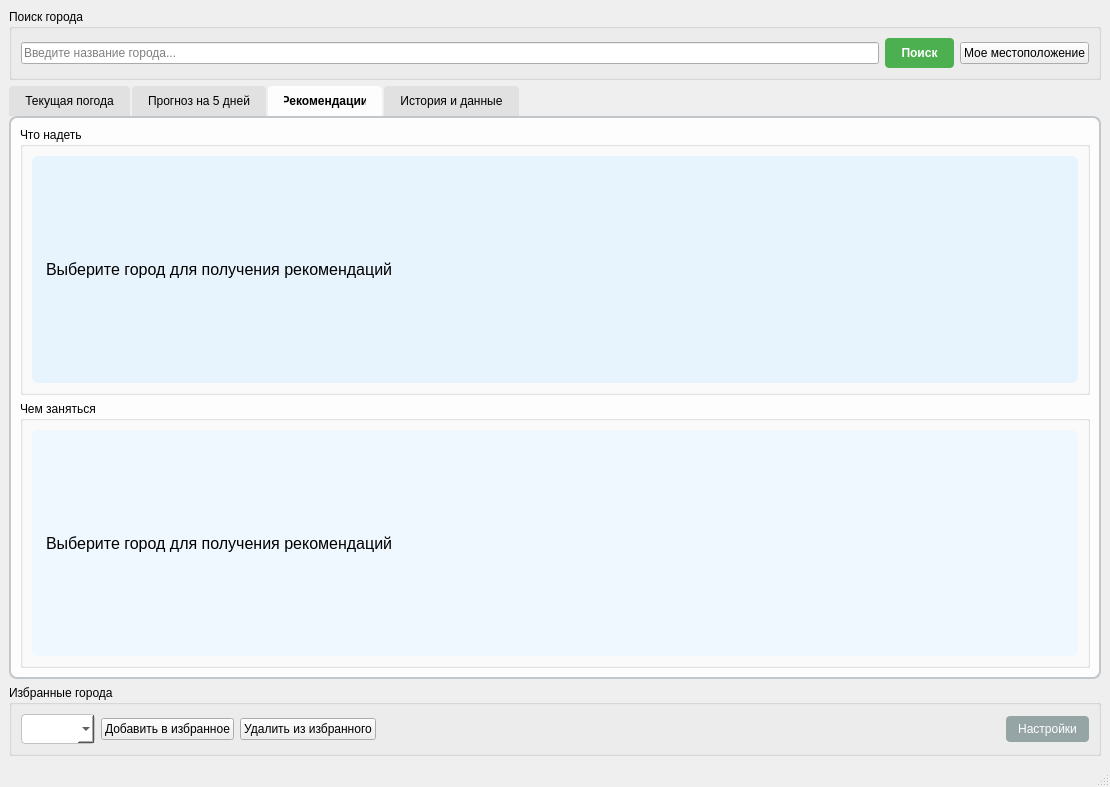
<?xml version="1.0" encoding="UTF-8"?>
<ui version="4.0">
 <class>MainWindow</class>
 <widget class="QMainWindow" name="MainWindow">
  <property name="geometry">
   <rect>
    <x>0</x>
    <y>0</y>
    <width>1110</width>
    <height>787</height>
   </rect>
  </property>
  <property name="minimumSize">
   <size>
    <width>900</width>
    <height>600</height>
   </size>
  </property>
  <property name="windowTitle">
   <string>Умный прогноз погоды</string>
  </property>
  <property name="styleSheet">
   <string notr="true">QMainWindow {
    background: qlineargradient(x1:0, y1:0, x2:1, y2:1,
    stop:0 #87CEEB, stop:1 #98FB98);
    font-family: Arial;
}</string>
  </property>
  <widget class="QWidget" name="centralwidget">
   <layout class="QVBoxLayout" name="verticalLayout">
    <item>
     <widget class="QGroupBox" name="groupBox">
      <property name="title">
       <string>Поиск города</string>
      </property>
      <layout class="QHBoxLayout" name="horizontalLayout">
       <item>
        <widget class="QLineEdit" name="searchInput">
         <property name="placeholderText">
          <string>Введите название города...</string>
         </property>
        </widget>
       </item>
       <item>
        <widget class="QPushButton" name="searchButton">
         <property name="styleSheet">
          <string notr="true">QPushButton {
    background-color: #4CAF50;
    color: white;
    border: none;
    padding: 8px 16px;
    border-radius: 4px;
    font-weight: bold;
}
QPushButton:hover {
    background-color: #45a049;
}</string>
         </property>
         <property name="text">
          <string>Поиск</string>
         </property>
        </widget>
       </item>
       <item>
        <widget class="QPushButton" name="locationButton">
         <property name="text">
          <string>Мое местоположение</string>
         </property>
        </widget>
       </item>
      </layout>
     </widget>
    </item>
    <item>
     <widget class="QTabWidget" name="tabWidget">
      <property name="styleSheet">
       <string notr="true">QTabWidget::pane {
    border: 2px solid #C2C7CB;
    background-color: rgba(255,255,255,0.9);
    border-radius: 8px;
}
QTabBar::tab {
    background-color: #E1E1E1;
    padding: 8px 16px;
    margin-right: 2px;
    border-top-left-radius: 4px;
    border-top-right-radius: 4px;
}
QTabBar::tab:selected {
    background-color: rgba(255,255,255,0.9);
    font-weight: bold;
}</string>
      </property>
      <property name="currentIndex">
       <number>2</number>
      </property>
      <widget class="QWidget" name="currentTab">
       <attribute name="title">
        <string>Текущая погода</string>
       </attribute>
       <layout class="QHBoxLayout" name="horizontalLayout_2">
        <item>
         <widget class="QGroupBox" name="groupBox_2">
          <property name="title">
           <string>Основная информация</string>
          </property>
          <layout class="QVBoxLayout" name="verticalLayout_2">
           <item>
            <widget class="QLabel" name="cityLabel">
             <property name="styleSheet">
              <string notr="true">font-size: 24px;
font-weight: bold;
color: #2C3E50;</string>
             </property>
             <property name="text">
              <string>Город не выбран</string>
             </property>
             <property name="alignment">
              <set>Qt::AlignCenter</set>
             </property>
            </widget>
           </item>
           <item>
            <widget class="QLabel" name="tempLabel">
             <property name="styleSheet">
              <string notr="true">font-size: 48px;
font-weight: bold;
color: #E74C3C;
qproperty-alignment: AlignCenter;</string>
             </property>
             <property name="text">
              <string>- °C</string>
             </property>
            </widget>
           </item>
           <item>
            <widget class="QLabel" name="weatherIcon">
             <property name="styleSheet">
              <string notr="true">font-size: 64px;
qproperty-alignment: AlignCenter;</string>
             </property>
             <property name="text">
              <string>☀️</string>
             </property>
            </widget>
           </item>
           <item>
            <widget class="QLabel" name="descriptionLabel">
             <property name="styleSheet">
              <string notr="true">font-size: 18px;
color: #34495E;
qproperty-alignment: AlignCenter;</string>
             </property>
             <property name="text">
              <string>Описание погоды</string>
             </property>
            </widget>
           </item>
          </layout>
         </widget>
        </item>
        <item>
         <widget class="QGroupBox" name="groupBox_3">
          <property name="title">
           <string>Детали</string>
          </property>
          <layout class="QGridLayout" name="gridLayout">
           <item row="0" column="0">
            <widget class="QLabel" name="label">
             <property name="text">
              <string>Ощущается как:</string>
             </property>
            </widget>
           </item>
           <item row="0" column="1">
            <widget class="QLabel" name="feelsLikeLabel">
             <property name="text">
              <string>- °C</string>
             </property>
            </widget>
           </item>
           <item row="1" column="0">
            <widget class="QLabel" name="label_3">
             <property name="text">
              <string>Влажность:</string>
             </property>
            </widget>
           </item>
           <item row="1" column="1">
            <widget class="QLabel" name="humidityLabel">
             <property name="text">
              <string>- %</string>
             </property>
            </widget>
           </item>
           <item row="2" column="0">
            <widget class="QLabel" name="label_5">
             <property name="text">
              <string>Ветер:</string>
             </property>
            </widget>
           </item>
           <item row="2" column="1">
            <widget class="QLabel" name="windLabel">
             <property name="text">
              <string>- м/с</string>
             </property>
            </widget>
           </item>
           <item row="3" column="0">
            <widget class="QLabel" name="label_7">
             <property name="text">
              <string>Давление:</string>
             </property>
            </widget>
           </item>
           <item row="3" column="1">
            <widget class="QLabel" name="pressureLabel">
             <property name="text">
              <string>- hPa</string>
             </property>
            </widget>
           </item>
          </layout>
         </widget>
        </item>
       </layout>
      </widget>
      <widget class="QWidget" name="forecastTab">
       <attribute name="title">
        <string>Прогноз на 5 дней</string>
       </attribute>
       <layout class="QHBoxLayout" name="horizontalLayout_3">
        <item>
         <widget class="QTableWidget" name="forecastTable">
          <property name="styleSheet">
           <string notr="true">QTableWidget {
    background-color: rgba(255,255,255,0.95);
    alternate-background-color: #F8F9FA;
    gridline-color: #DEE2E6;
    border-radius: 6px;
}
QHeaderView::section {
    background-color: #3498DB;
    color: white;
    padding: 8px;
    font-weight: bold;
}</string>
          </property>
          <property name="rowCount">
           <number>5</number>
          </property>
          <property name="columnCount">
           <number>6</number>
          </property>
          <row/>
          <row/>
          <row/>
          <row/>
          <row/>
          <column/>
          <column/>
          <column/>
          <column/>
          <column/>
          <column/>
         </widget>
        </item>
       </layout>
      </widget>
      <widget class="QWidget" name="adviceTab">
       <attribute name="title">
        <string>Рекомендации</string>
       </attribute>
       <layout class="QVBoxLayout" name="verticalLayout_3">
        <item>
         <widget class="QGroupBox" name="groupBox_4">
          <property name="title">
           <string>Что надеть</string>
          </property>
          <layout class="QVBoxLayout" name="verticalLayout_4">
           <item>
            <widget class="QLabel" name="clothingAdvice">
             <property name="styleSheet">
              <string notr="true">font-size: 16px;
padding: 10px;
background-color: #E8F4FD;
border-radius: 6px;</string>
             </property>
             <property name="text">
              <string>Выберите город для получения рекомендаций</string>
             </property>
             <property name="wordWrap">
              <bool>true</bool>
             </property>
            </widget>
           </item>
          </layout>
         </widget>
        </item>
        <item>
         <widget class="QGroupBox" name="groupBox_5">
          <property name="title">
           <string>Чем заняться</string>
          </property>
          <layout class="QVBoxLayout" name="verticalLayout_5">
           <item>
            <widget class="QLabel" name="activityAdvice">
             <property name="styleSheet">
              <string notr="true">font-size: 16px;
padding: 10px;
background-color: #F0F8FF;
border-radius: 6px;</string>
             </property>
             <property name="text">
              <string>Выберите город для получения рекомендаций</string>
             </property>
             <property name="wordWrap">
              <bool>true</bool>
             </property>
            </widget>
           </item>
          </layout>
         </widget>
        </item>
       </layout>
      </widget>
      <widget class="QWidget" name="historyTab">
       <attribute name="title">
        <string>История и данные</string>
       </attribute>
       <layout class="QVBoxLayout" name="verticalLayout_6">
        <item>
         <widget class="QGroupBox" name="groupBox_6">
          <property name="title">
           <string>История запросов</string>
          </property>
          <layout class="QVBoxLayout" name="verticalLayout_7">
           <item>
            <widget class="QTableWidget" name="historyTable">
             <property name="rowCount">
              <number>0</number>
             </property>
             <property name="columnCount">
              <number>4</number>
             </property>
             <column/>
             <column/>
             <column/>
             <column/>
            </widget>
           </item>
           <item>
            <layout class="QHBoxLayout" name="horizontalLayout_4">
             <item>
              <widget class="QPushButton" name="clearHistoryButton">
               <property name="text">
                <string>Очистить историю</string>
               </property>
              </widget>
             </item>
             <item>
              <spacer name="horizontalSpacer">
               <property name="orientation">
                <enum>Qt::Horizontal</enum>
               </property>
               <property name="sizeHint" stdset="0">
                <size>
                 <width>40</width>
                 <height>20</height>
                </size>
               </property>
              </spacer>
             </item>
            </layout>
           </item>
          </layout>
         </widget>
        </item>
       </layout>
      </widget>
     </widget>
    </item>
    <item>
     <widget class="QGroupBox" name="groupBox_7">
      <property name="title">
       <string>Избранные города</string>
      </property>
      <layout class="QHBoxLayout" name="horizontalLayout_5">
       <item>
        <widget class="QComboBox" name="favoriteCitiesCombo">
         <property name="styleSheet">
          <string notr="true">QComboBox {
    padding: 6px;
    border: 1px solid #BDC3C7;
    border-radius: 4px;
    background-color: white;
}</string>
         </property>
        </widget>
       </item>
       <item>
        <widget class="QPushButton" name="addFavoriteButton">
         <property name="text">
          <string>Добавить в избранное</string>
         </property>
        </widget>
       </item>
       <item>
        <widget class="QPushButton" name="removeFavoriteButton">
         <property name="text">
          <string>Удалить из избранного</string>
         </property>
        </widget>
       </item>
       <item>
        <spacer name="horizontalSpacer_2">
         <property name="orientation">
          <enum>Qt::Horizontal</enum>
         </property>
         <property name="sizeHint" stdset="0">
          <size>
           <width>40</width>
           <height>20</height>
          </size>
         </property>
        </spacer>
       </item>
       <item>
        <widget class="QPushButton" name="settingsButton">
         <property name="styleSheet">
          <string notr="true">QPushButton {
    background-color: #95A5A6;
    color: white;
    padding: 6px 12px;
    border-radius: 4px;
}</string>
         </property>
         <property name="text">
          <string>Настройки</string>
         </property>
        </widget>
       </item>
      </layout>
     </widget>
    </item>
   </layout>
  </widget>
  <widget class="QStatusBar" name="statusbar"/>
  <action name="actionExport">
   <property name="text">
    <string>Экспорт данных</string>
   </property>
  </action>
  <action name="actionQuit">
   <property name="text">
    <string>Выход</string>
   </property>
  </action>
  <action name="actionDarkTheme">
   <property name="text">
    <string>Темная тема</string>
   </property>
  </action>
  <action name="actionLightTheme">
   <property name="text">
    <string>Светлая тема</string>
   </property>
  </action>
  <action name="actionAbout">
   <property name="text">
    <string>О программе</string>
   </property>
  </action>
 </widget>
 <resources/>
 <connections/>
</ui>
